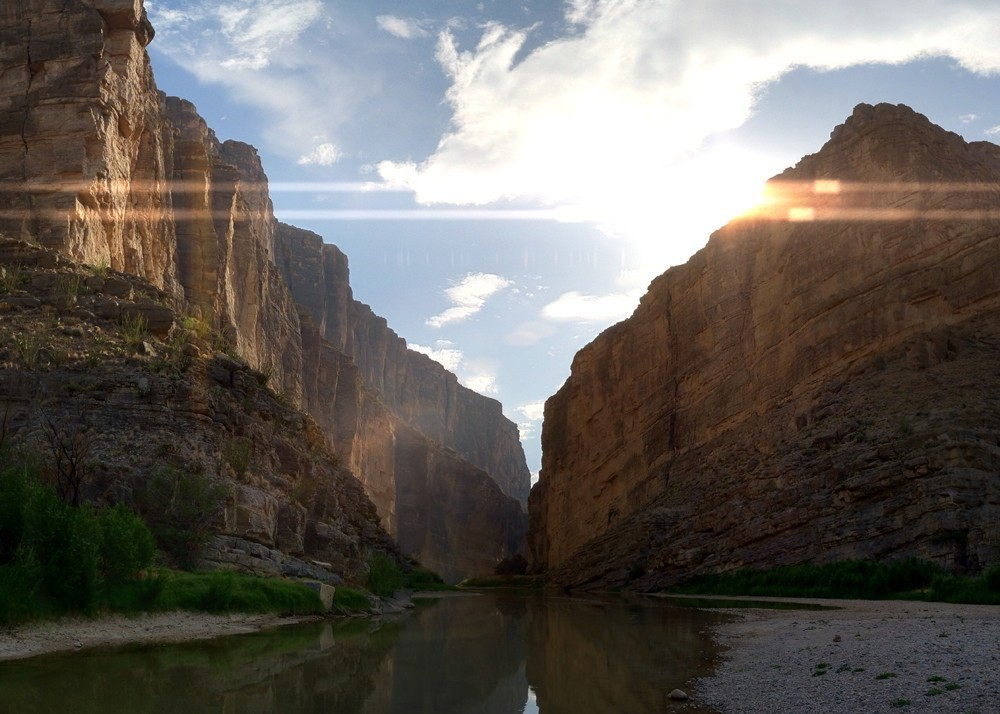
#> input picture Test_image/Flare1.jpg, 1000 x 714 px
$ python streak_removal.py --image Test_image/Flare1.jpg --output out.png
#> lines starting #> are read from the running program, lines starting #| are printed output that depends on the picture; after the words box and inside, x2 and y2 are one past the last pixel; in counts of white or black regions, pixels touching at a corner belong together
## Remove streaky lens flare from images
### To run: python streak_removal.py --image [path to image] --output [path to save processed image]

import argparse
import cv2
import numpy as np

# construct the argument parse and parse the arguments
ap = argparse.ArgumentParser()
ap.add_argument("-i", "--image", required=True, help="path to the image file")
ap.add_argument("-o", "--output", required=True, help="path to save the processed image")
args = vars(ap.parse_args())

# load the image
image = cv2.imread(args["image"])
#> image is the input picture: shape (714, 1000, 3); mean B, G, R 91.6, 96.9, 101.7

# convert image to grayscale and blur it
gray = cv2.cvtColor(image, cv2.COLOR_BGR2GRAY)
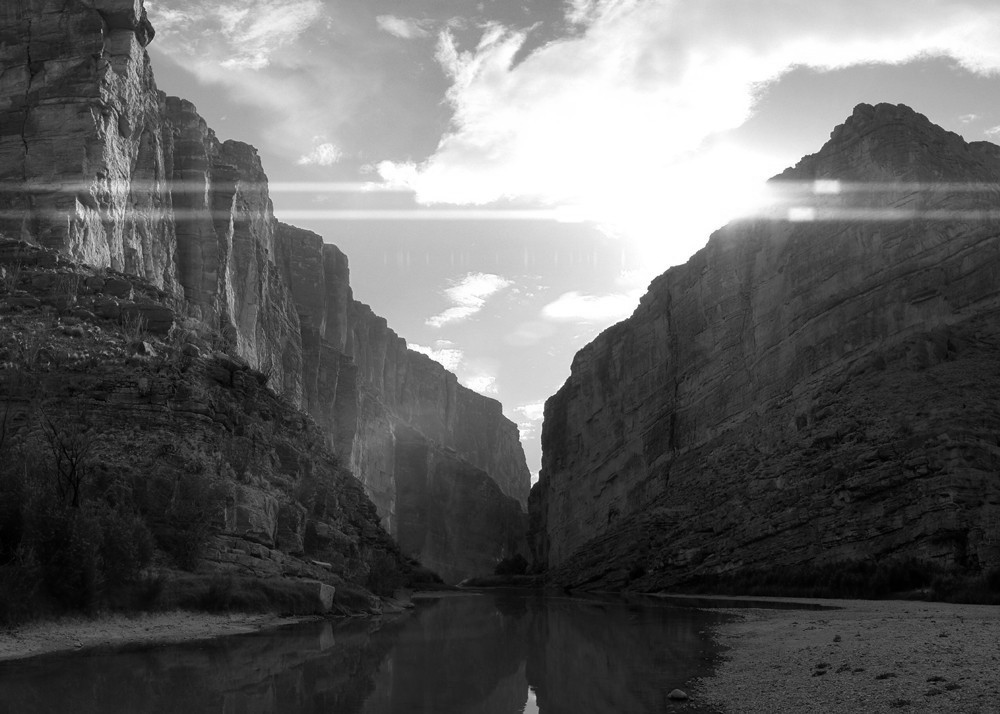
#> gray: shape (714, 1000); min 0, max 255, mean 97.7
blurred = cv2.GaussianBlur(gray, (7, 7), 0)

# threshold the image to reveal light regions
thresh = cv2.threshold(blurred, 130, 255, cv2.THRESH_BINARY)[1]
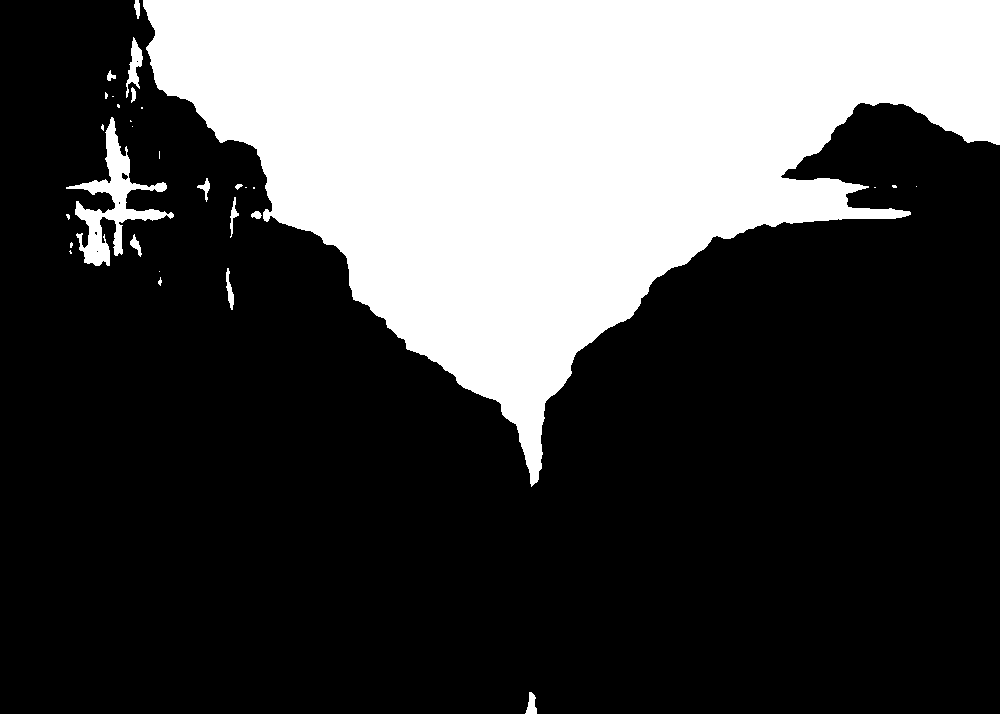
#> thresh: shape (714, 1000); 29.8% white; 31 white regions (17 under 20 px), largest, box (x1, y1, x2, y2) and area: (143, 0, 1000, 487) 207326, (66, 117, 174, 266) 4069, (126, 37, 143, 98) 441

# perform a series of erosions and dilations to remove noise
thresh = cv2.erode(thresh, None, iterations=2)
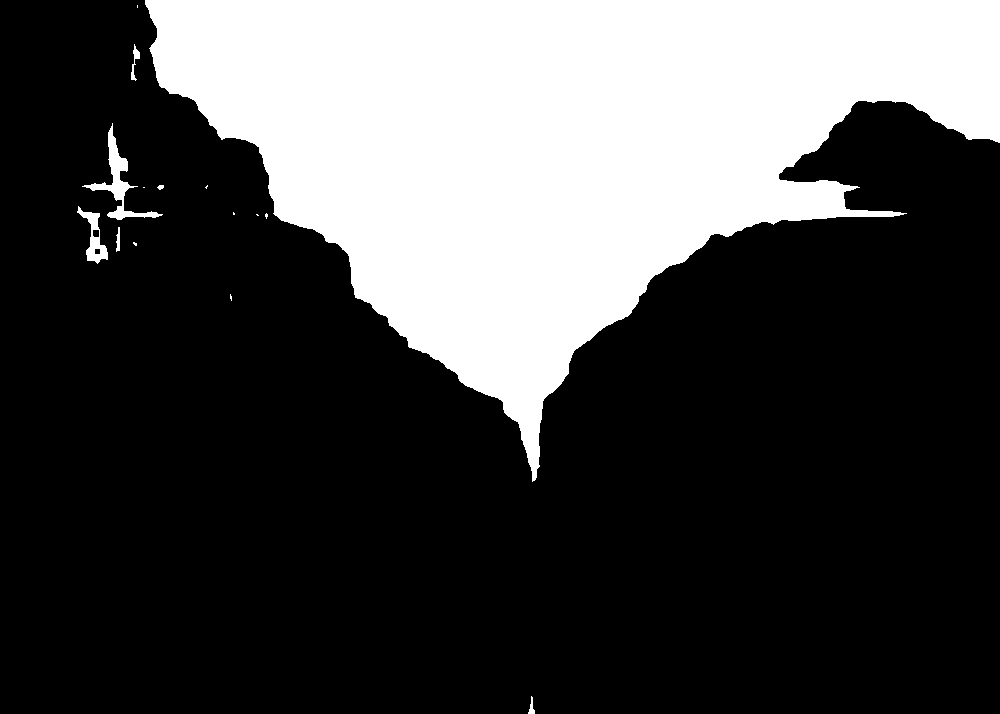
#> thresh: shape (714, 1000); 28.7% white; 15 white regions (8 under 20 px), largest, box (x1, y1, x2, y2) and area: (145, 0, 1000, 482) 202969, (82, 123, 163, 220) 1322, (77, 206, 108, 264) 626
thresh = cv2.dilate(thresh, None, iterations=4)
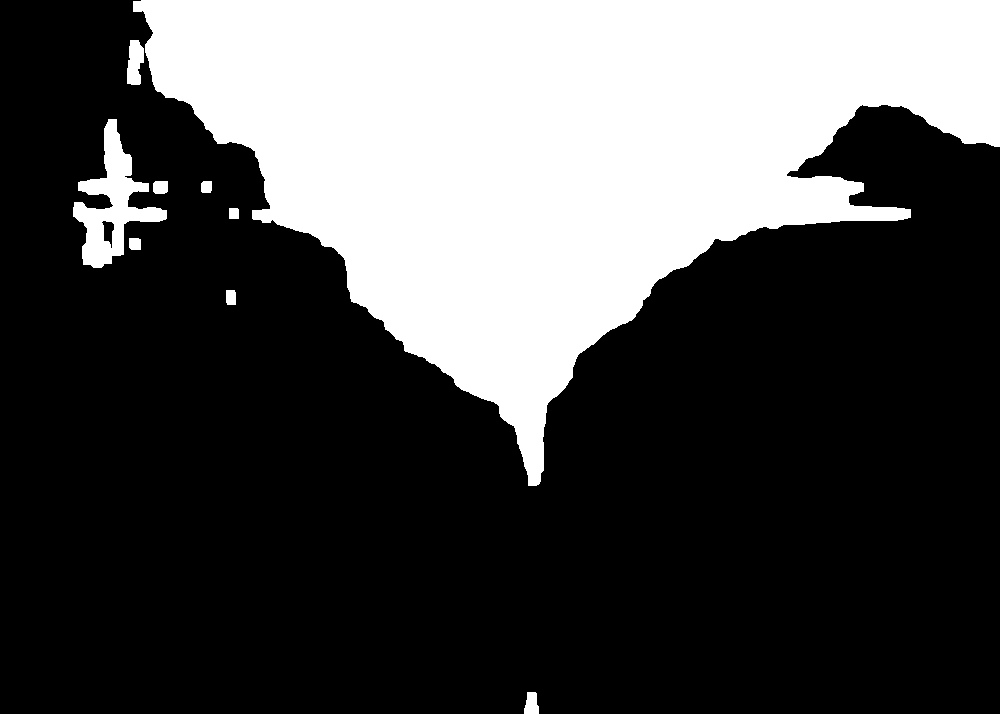
#> thresh: shape (714, 1000); 30.6% white; 9 white regions, largest, box (x1, y1, x2, y2) and area: (133, 0, 1000, 486) 211682, (73, 119, 167, 268) 5167, (127, 40, 144, 85) 591

# use Canny edge detector to find the edges in the image
edges = cv2.Canny(blurred, 70, 140)
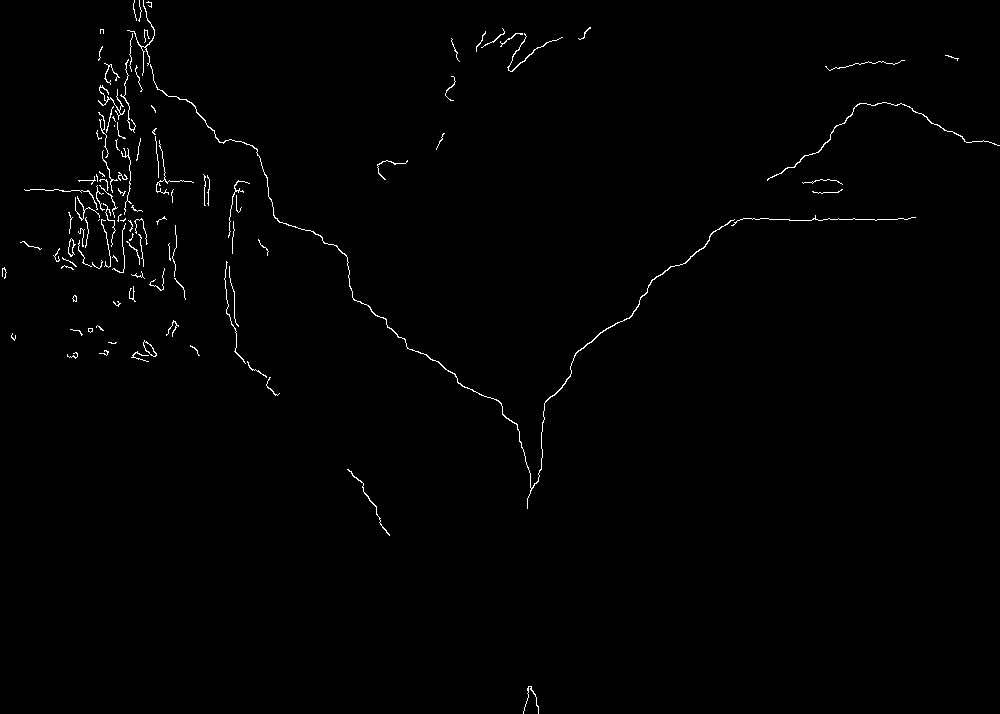
#> edges: shape (714, 1000); 0.82% white in thin lines or dots

# Use Hough Probabilistic Line Transform to identify straight edges
rho = 1
theta = np.pi/180
lines = cv2.HoughLinesP(edges, rho, theta, threshold=1, minLineLength=50, maxLineGap=5)
#> lines = None

# divide image into a 16x16 grid
height, width = image.shape[:2]
#> height = 714; width = 1000
subframe_height = height // 16
#> subframe_height = 44
subframe_width = width // 16
#> subframe_width = 62

# find the coordinates of each sub-frame
frame_coordinates = []
for i in range(16):
    for j in range(16):
        x_min = j * subframe_width
        y_min = i * subframe_height
        x_max = (j + 1) * subframe_width
        y_max = (i + 1) * subframe_height
        frame_coordinates.append((x_min, y_min, x_max, y_max))

# cluster by Frame
frame_clusters = []
#> (the run stopped early here; a loop or call above may not have finished)
